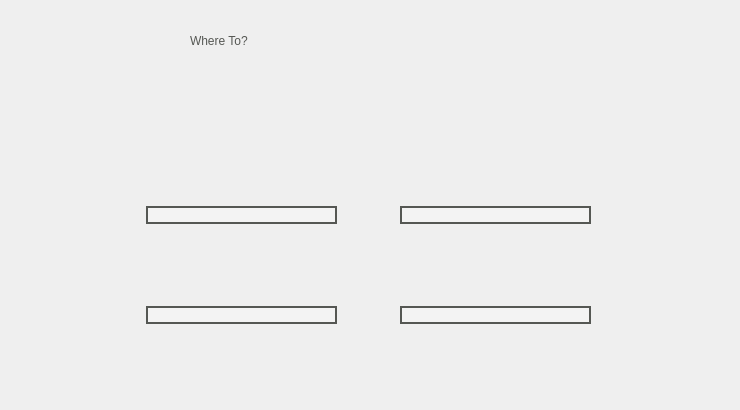
  <widget class="QWidget" name="WHERE">
   <widget class="QLabel" name="where_to_label">
    <property name="geometry">
     <rect>
      <x>190</x>
      <y>10</y>
      <width>351</width>
      <height>61</height>
     </rect>
    </property>
    <property name="styleSheet">
     <string notr="true">font: 20 50pt &quot;montserrat&quot;;
color: rgb(85, 87, 83);</string>
    </property>
    <property name="text">
     <string>Where To?</string>
    </property>
   </widget>
   <widget class="QWidget" name="verticalLayoutWidget_2">
    <property name="geometry">
     <rect>
      <x>146</x>
      <y>130</y>
      <width>191</width>
      <height>271</height>
     </rect>
    </property>
    <layout class="QVBoxLayout" name="verticalLayout_2">
     <item>
      <widget class="QPushButton" name="gate">
       <property name="layoutDirection">
        <enum>Qt::LeftToRight</enum>
       </property>
       <property name="autoFillBackground">
        <bool>false</bool>
       </property>
       <property name="styleSheet">
        <string notr="true">font: 20 30pt &quot;montserrat&quot;;
border-color: rgb(85, 87, 83);
background-color: rgb(243, 243, 243);
color: rgb(100, 140, 180);
border-style: solid;
border-width: 2px;
border-radius: 60px;</string>
       </property>
       <property name="text">
        <string/>
       </property>
       <property name="icon">
        <iconset>
         <normaloff>icons/UI Icons/plane_grey.png</normaloff>icons/UI Icons/plane_grey.png</iconset>
       </property>
       <property name="iconSize">
        <size>
         <width>100</width>
         <height>120</height>
        </size>
       </property>
       <property name="checkable">
        <bool>false</bool>
       </property>
       <property name="autoDefault">
        <bool>false</bool>
       </property>
       <property name="default">
        <bool>false</bool>
       </property>
       <property name="flat">
        <bool>false</bool>
       </property>
      </widget>
     </item>
     <item>
      <widget class="QPushButton" name="food">
       <property name="autoFillBackground">
        <bool>false</bool>
       </property>
       <property name="styleSheet">
        <string notr="true">font: 20 30pt &quot;montserrat&quot;;
border-color: rgb(85, 87, 83);
background-color: rgb(243, 243, 243);
color: rgb(100, 140, 180);
border-style: solid;
border-width: 2px;
border-radius: 60px;</string>
       </property>
       <property name="text">
        <string/>
       </property>
       <property name="icon">
        <iconset>
         <normaloff>icons/UI Icons/food_grey.png</normaloff>icons/UI Icons/food_grey.png</iconset>
       </property>
       <property name="iconSize">
        <size>
         <width>100</width>
         <height>120</height>
        </size>
       </property>
       <property name="flat">
        <bool>false</bool>
       </property>
      </widget>
     </item>
    </layout>
   </widget>
   <widget class="QWidget" name="verticalLayoutWidget_3">
    <property name="geometry">
     <rect>
      <x>400</x>
      <y>130</y>
      <width>191</width>
      <height>271</height>
     </rect>
    </property>
    <layout class="QVBoxLayout" name="verticalLayout_3">
     <property name="sizeConstraint">
      <enum>QLayout::SetMinimumSize</enum>
     </property>
     <item>
      <widget class="QPushButton" name="toilet">
       <property name="layoutDirection">
        <enum>Qt::LeftToRight</enum>
       </property>
       <property name="autoFillBackground">
        <bool>false</bool>
       </property>
       <property name="styleSheet">
        <string notr="true">font: 20 30pt &quot;montserrat&quot;;
border-color: rgb(85, 87, 83);
background-color: rgb(243, 243, 243);
color: rgb(100, 140, 180);
border-style: solid;
border-width: 2px;
border-radius: 60px;</string>
       </property>
       <property name="text">
        <string/>
       </property>
       <property name="icon">
        <iconset>
         <normaloff>icons/UI Icons/toilet_grey.png</normaloff>icons/UI Icons/toilet_grey.png</iconset>
       </property>
       <property name="iconSize">
        <size>
         <width>100</width>
         <height>120</height>
        </size>
       </property>
       <property name="autoDefault">
        <bool>false</bool>
       </property>
       <property name="default">
        <bool>false</bool>
       </property>
       <property name="flat">
        <bool>false</bool>
       </property>
      </widget>
     </item>
     <item>
      <widget class="QPushButton" name="shop">
       <property name="autoFillBackground">
        <bool>false</bool>
       </property>
       <property name="styleSheet">
        <string notr="true">font: 20 30pt &quot;montserrat&quot;;
border-color: rgb(85, 87, 83);
background-color: rgb(243, 243, 243);
color: rgb(100, 140, 180);
border-style: solid;
border-width: 2px;
border-radius: 60px;</string>
       </property>
       <property name="text">
        <string/>
       </property>
       <property name="icon">
        <iconset>
         <normaloff>icons/UI Icons/shop_grey.png</normaloff>icons/UI Icons/shop_grey.png</iconset>
       </property>
       <property name="iconSize">
        <size>
         <width>100</width>
         <height>120</height>
        </size>
       </property>
       <property name="flat">
        <bool>false</bool>
       </property>
      </widget>
     </item>
    </layout>
   </widget>
   <widget class="QPushButton" name="info_3">
    <property name="geometry">
     <rect>
      <x>580</x>
      <y>5</y>
      <width>71</width>
      <height>71</height>
     </rect>
    </property>
    <property name="text">
     <string/>
    </property>
    <property name="icon">
     <iconset>
      <normaloff>icons/UI Icons/question_yellow.png</normaloff>icons/UI Icons/question_yellow.png</iconset>
    </property>
    <property name="iconSize">
     <size>
      <width>65</width>
      <height>65</height>
     </size>
    </property>
    <property name="flat">
     <bool>true</bool>
    </property>
   </widget>
   <widget class="QPushButton" name="back_to_info">
    <property name="geometry">
     <rect>
      <x>5</x>
      <y>5</y>
      <width>71</width>
      <height>71</height>
     </rect>
    </property>
    <property name="autoFillBackground">
     <bool>false</bool>
    </property>
    <property name="styleSheet">
     <string notr="true"/>
    </property>
    <property name="text">
     <string/>
    </property>
    <property name="icon">
     <iconset>
      <normaloff>icons/UI Icons/back_blue.png</normaloff>icons/UI Icons/back_blue.png</iconset>
    </property>
    <property name="iconSize">
     <size>
      <width>65</width>
      <height>65</height>
     </size>
    </property>
    <property name="flat">
     <bool>true</bool>
    </property>
   </widget>
   <widget class="QPushButton" name="exit_3">
    <property name="geometry">
     <rect>
      <x>660</x>
      <y>5</y>
      <width>71</width>
      <height>71</height>
     </rect>
    </property>
    <property name="text">
     <string/>
    </property>
    <property name="icon">
     <iconset>
      <normaloff>icons/UI Icons/cross.png</normaloff>icons/UI Icons/cross.png</iconset>
    </property>
    <property name="iconSize">
     <size>
      <width>65</width>
      <height>65</height>
     </size>
    </property>
    <property name="flat">
     <bool>true</bool>
    </property>
   </widget>
  </widget>
